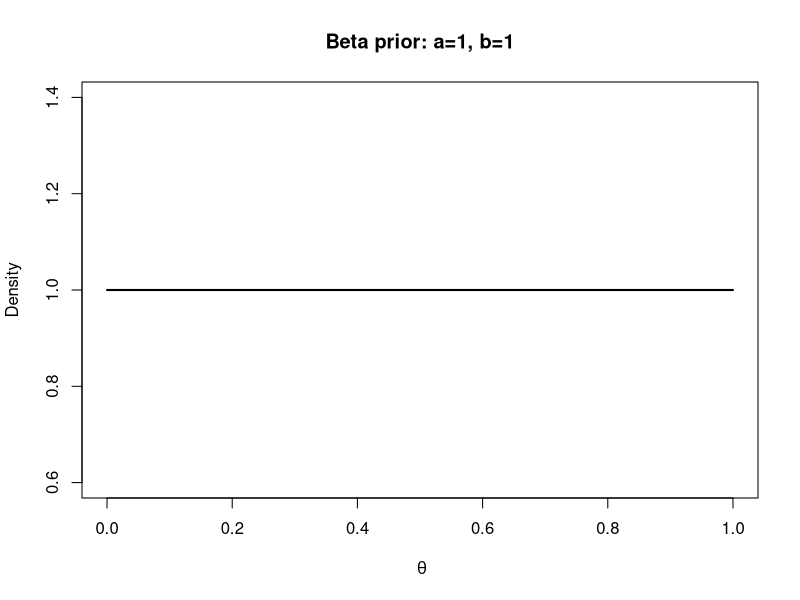
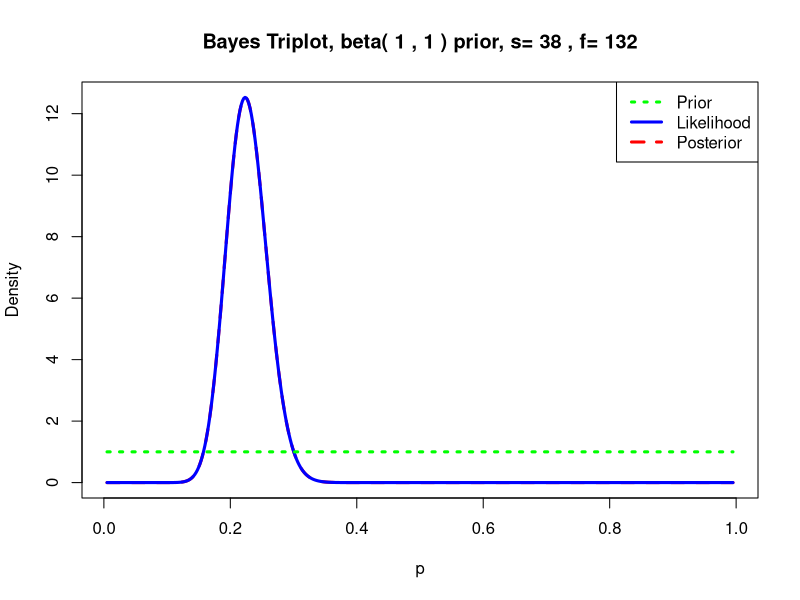
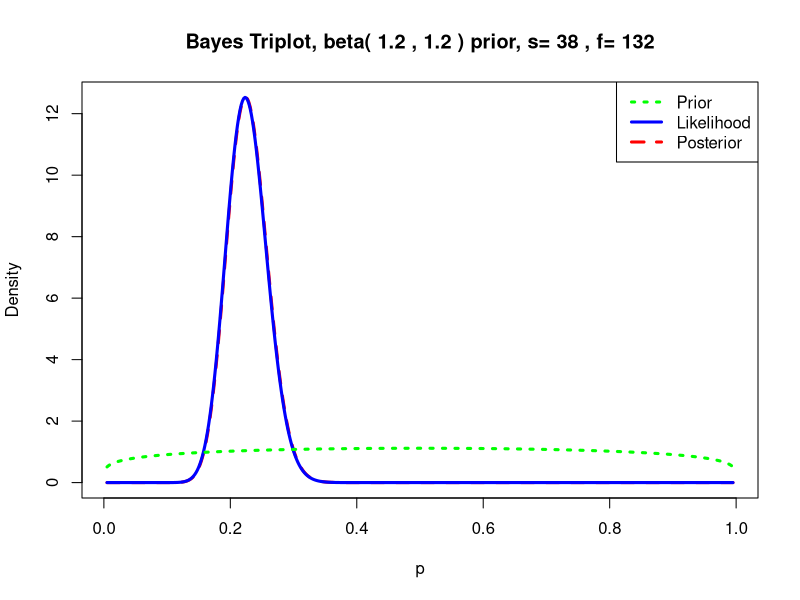
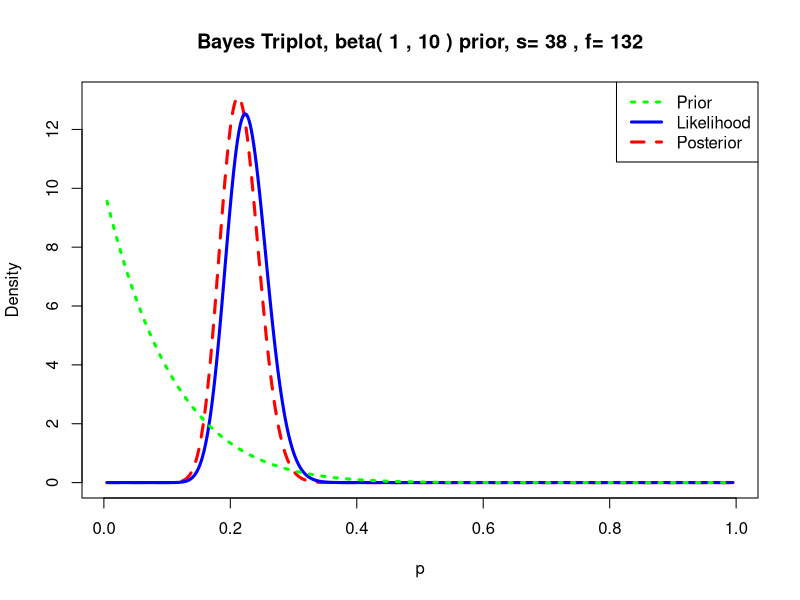
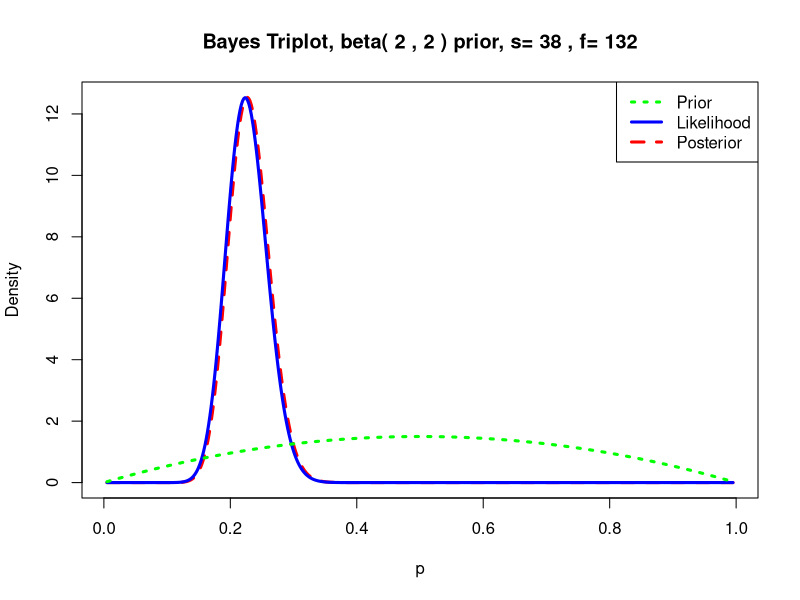
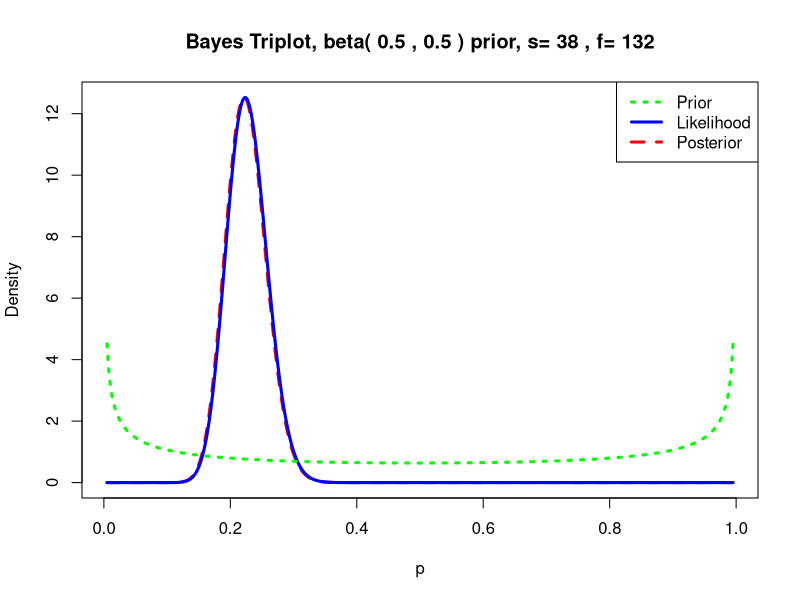
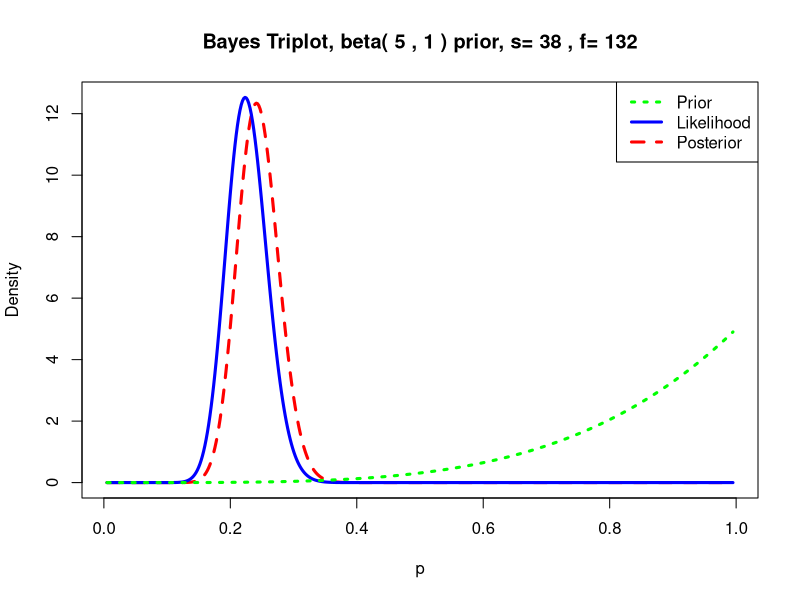
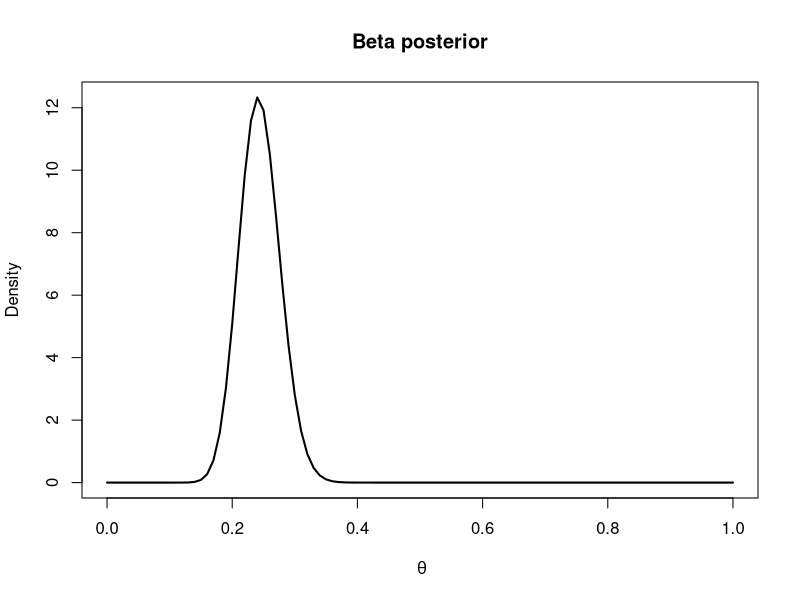

These figures' R source, in order:
###Regresando a nuestros datos de los goles, supongamos que queremos abordarlo
#desde un enfoque bayesiano. 

library(stats)
library(LearnBayes)

#Número de goles por portero
y<-c(1, 5, 1, 2, 2, 2, 4, 3, 4, 3, 2, 1, 2, 3, 1, 1, 1)
y
#Número de tiros por cada portero
n<-rep(10,17) 
n

##Y_i|p ~ Bin(10,p) y necesitamos una distribución para la probabilidad de un gol
##Como no tenemos información, asumamos que cada probabilidad tiene la misma 
#probabilidad p ~ Uniforme(0,1)

###Una distribución Uniforme(0,1) es equivalente a una distribución Beta(1,1)

# a = 1, b = 1
pi <- Vectorize(function(theta)  dbeta(theta,1,1))
curve(pi, xlab=~theta, ylab="Density", main="Beta prior: a=1, b=1",lwd=2)


##Tenemos entonces una muestra de m observaciones de v.a.s indep Y_i|p~ Bin(n_i,p),
##con i=1,...,m; m=17, y n_i = 10 para toda i. Puede demostrarse que
##si se usa una distribuci\'on a priori p ~ Beta(\alpha,\beta) y la información
## de toda la muestra observada y=(y_1,...,y_n), entonces
## la distribución posteriori es  p|y ~ Beta(alpha+\sum^m_{i=1} y_i, \beta + \sum^m_{i=1} n_i-\sum y_i)

#Número de goles por portero
y<-c(1, 5, 1, 2, 2, 2, 4, 3, 4, 3, 2, 1, 2, 3, 1, 1, 1)
y
#Número de tiros por cada portero
n<-rep(10,17) 
n

#Totales

#Total de goles de todos los individuos
tot_y<-sum(y)
tot_y
#Total de ensayos de todos los individuos 
tot_n<-sum(n)
tot_n
#Total de fallos de todos los individuos
fallos=tot_n-tot_y
fallos
##Si usamos una distribución uniforme, la distribución a priori y a posterori coinciden
###(no es alacanza a ver la línea roja), en este caso se dice que es no informativa

apriori = c( a= 1, b = 1 ) #parametros de la distribución beta a priori
datos=c(s=tot_y, f=fallos) #datos
triplot(apriori,datos)

#pbetap(c(1,1), tot_n, tot_y)

##Cambiar \alpha y \beta a valores ligeramente lejanos a 1 (se ve similar)

apriori = c( a= 1.2, b = 1.2 ) #parametros de la distribución beta a priori
datos=c(s=tot_y, f=fallos) #datos
triplot(apriori,datos)

##Probar otros valores
###Media de una beta \alpha/(\alpha+\beta)
##varianza de una beta (\alpha)(\beta)/((\alpha+\beta)^2(\alpha+\beta+1))

alfa=1
beta=10
apriori = c( a= alfa, b = beta ) #parametros de la distribución beta a priori
datos=c(s=tot_y, f=fallos) #datos
triplot(apriori,datos)
##Media distribución a priori
alfa/(alfa+beta)
#Varianza distribución a priori
(alfa*beta)/((alfa+beta)**2*(alfa+beta+1))


###En este ejemplo, nuestra información previa indicaría que 
#la media de la probabilidad de anotar un gol es de 0.5
alfa=2
beta=2
apriori = c( a= alfa, b = beta ) #parametros de la distribución beta a priori
datos=c(s=tot_y, f=fallos) #datos
triplot(apriori,datos)
##Media distribución a priori
alfa/(alfa+beta)
#Varianza distribución a priori
(alfa*beta)/((alfa+beta)**2*(alfa+beta+1))

###En este ejemplo, nuestra información previa indicaría que 
#la media de la probabilidad de anotar un gol es de 0.5 con mayor varianza
alfa=0.5
beta=0.5
apriori = c( a= alfa, b = beta ) #parametros de la distribución beta a priori
datos=c(s=tot_y, f=fallos) #datos
triplot(apriori,datos)
##Media distribución a priori
alfa/(alfa+beta)
#Varianza distribución a priori
(alfa*beta)/((alfa+beta)**2*(alfa+beta+1))

###En este ejemplo, nuestra información previa indicaría que 
#la media de la probabilidad de anotar un gol es de 0.83
#Notar que aquí nuestra información previa está más cargada a que
#la probabilidad de anotar gol es mayor y sí se mueve más la distribución
#posterior a la derecha
alfa=5
beta=1
apriori = c( a= alfa, b = beta ) #parametros de la distribución beta a priori
datos=c(s=tot_y, f=fallos) #datos
triplot(apriori,datos)
##Media distribución a priori
alfa/(alfa+beta)
#Varianza distribución a priori
(alfa*beta)/((alfa+beta)**2*(alfa+beta+1))

###Supóngase que se elige la última priori, podemos obtener una estimación
###puntual bayesiana, el cual bajo pérdida cuadrática corresponde a la media
##de la distribución a posteriori p|y ~ Beta(alpha+\sum^m_{i=1} Y_i, \beta + \sum^m_{i=1} n_i-\sum Y_i)
### así que corresponde a
### (alpha+\sum^m_{i=1} Y_i)/(alpha+\sum^m_{i=1} Y_i+\beta + \sum^m_{i=1} n_i-\sum Y_i)

##Distribución posteriori a detalle

a=alfa+tot_y
b=beta+tot_n-tot_y
pi <- Vectorize(function(theta)  dbeta(theta,a,b))
curve(pi, xlab=~theta, ylab="Density", main="Beta posterior",lwd=2)

###Estimador puntual bayesiano de la proporción de goles con la priori usada
###Da un valor de 0.2443
(alfa+tot_y)/(alfa+tot_y+beta+tot_n-tot_y)

###En el caso no informativo, priori Beta(1,1), o sea uniforme

alfa=1
beta=1

###Estimador puntual bayesiano de la proporción de goles con la priori usada
###Vemos que casi coincide con el estimador puntual obtenido en el enfoque clásico,
###que resulto de 0.223

(alfa+tot_y)/(alfa+tot_y+beta+tot_n-tot_y)


###Suponer que se tiene la hipótesis de que la proporción de goles en un equipo
##con oportunidad de competir debiera estar entre 0.3 y 0.4 ¿qué podemos decir
##de nuestro equipo?

###De la probabilidad a posteriori (con alpha=5,beta=1) podemos calcular P(0.3<=p<0.4)=P(p<0.4)-P(p<0.3)

#Probabilidad de que se menor a 0.4

pbeta(0.4,a,b)

#Probabilidad de que se menor a 0.3

pbeta(0.3,a,b)

###P(0.3<=p<0.4) es muy baja, así que el equipo no tiene mucha oportunidad de competir

pbeta(0.4,a,b)-pbeta(0.3,a,b)

#####Resolución con MCMpack (Funciona  través de simulaciones que se verán más adelante)
####Es una solución aproximada

library (MCMCpack )

#Cálculo asumiendo una priori con alpha=1 y beta=5, requerimos el total de goles 
#en todos los inidviduos, tot_y el total de ensayos en todos los individuos, tot_n
posterior = MCbinomialbeta (tot_y , tot_n, alpha = 5, beta = 1, mc =10000)
###vemos que la media de las simulaciones coincide casi con el valor que calculamos
#arriba
summary ( posterior )

#Distribución posterior
plot ( posterior )

###Valores sobre los que se grafica (eje X)
grid = seq (0 ,1 ,0.01 )
#Gráfica de la distribución a priori
plot (grid , dbeta (grid , 1, 5), type ="l", col ="red ",
      lwd =3, ylim =c(0 ,13), xlab = expression (pi), ylab =" Densidad ")
#Agregamos la distribución a posteriori de acuerdo a las simulaciones
lines ( density ( posterior ), col=" blue ", lwd =3)
legend (0.5 , 10 , c("A priori ", "A posteriori "),
        lwd =2, col =c("red", " blue "))
